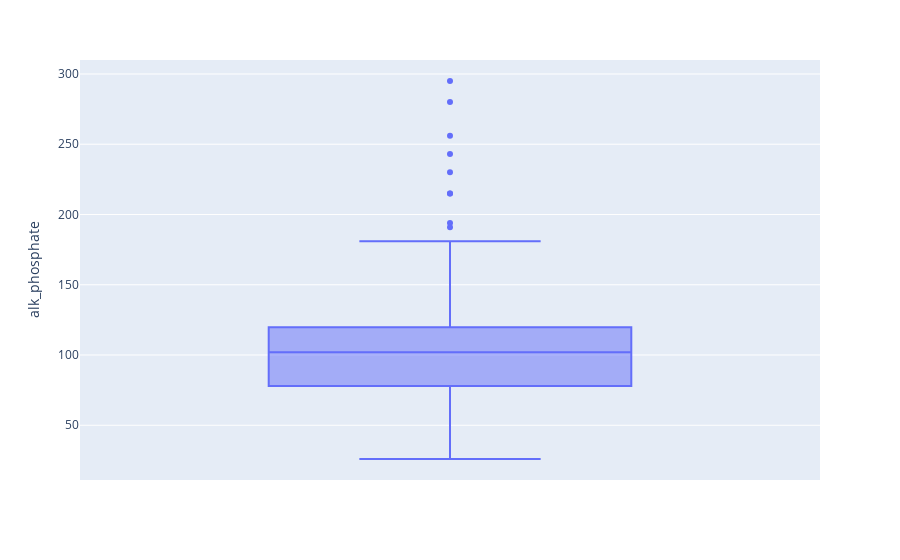

The code cell stored with this chart in its notebook:
### Code cell
import plotly.express as px
fig = px.box(df, y="alk_phosphate")
fig.show()

### Figure 1 — Plotly figure (JSON) as saved in the notebook; plotly's stock layout.template omitted (floating-point values rounded to 4 significant figures; data arrays with more than 128 entries replaced by an {"elided": "..."} marker saying what was removed)
{"data": [{"alignmentgroup": "True", "hovertemplate": "alk_phosphate=%{y}<extra></extra>", "legendgroup": "", "marker": {"color": "#636efa"}, "name": "", "notched": false, "offsetgroup": "", "orientation": "v", "showlegend": false, "type": "box", "x0": " ", "xaxis": "x", "y": {"elided": "155 float values"}, "y0": " ", "yaxis": "y"}], "layout": {"autosize": true, "boxmode": "group", "legend": {"tracegroupgap": 0}, "margin": {"t": 60}, "xaxis": {"anchor": "y", "autorange": true, "domain": [0, 1], "range": [-0.5, 0.5], "type": "category"}, "yaxis": {"anchor": "x", "autorange": true, "domain": [0, 1], "range": [11.06, 309.9], "title": {"text": "alk_phosphate"}, "type": "linear"}}}
